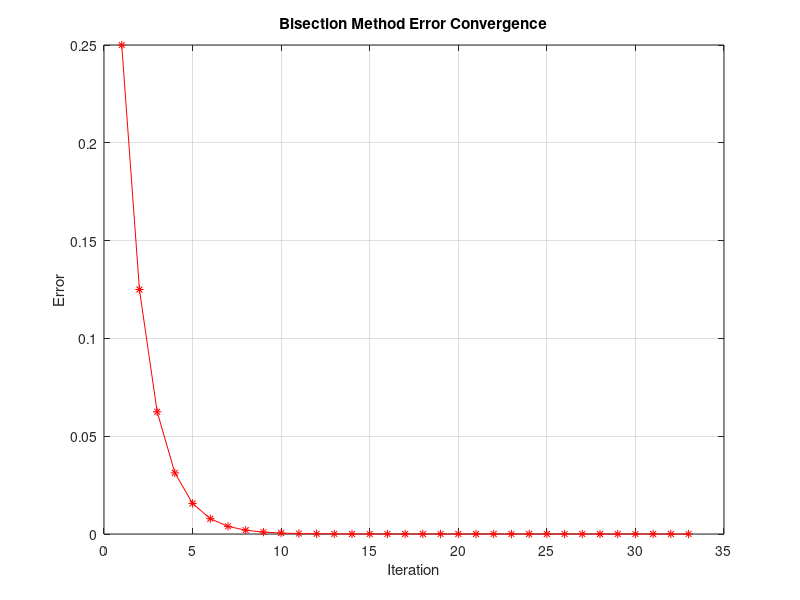

MATLAB code for this plot: (Note: this script raises an error after producing the figure.)
clc;
clearvars;

f = @(x) (x^6-x-1);
l = 1;
r = 2;
itr = 0;
maxItr = 100;
e = 1e-10;

E = [];
I = [];
while(itr<maxItr && (r-l)/2 > e)
    itr++;
    m = l + (r-l)/2;
    if f(m)>0
        r = m;
    else
        l = m;
    endif
    E(end+1)=(r-l)/2;
    I(end+1)=itr;
endwhile


plot(I, E, 'r*-');
xlabel('Iteration');
ylabel('Error');
title('Bisection Method Error Convergence');
grid on;
datacursormode on;

disp("Number of Iterations: ")
itr
disp("Final Approximation: ")
(l+r)/2
